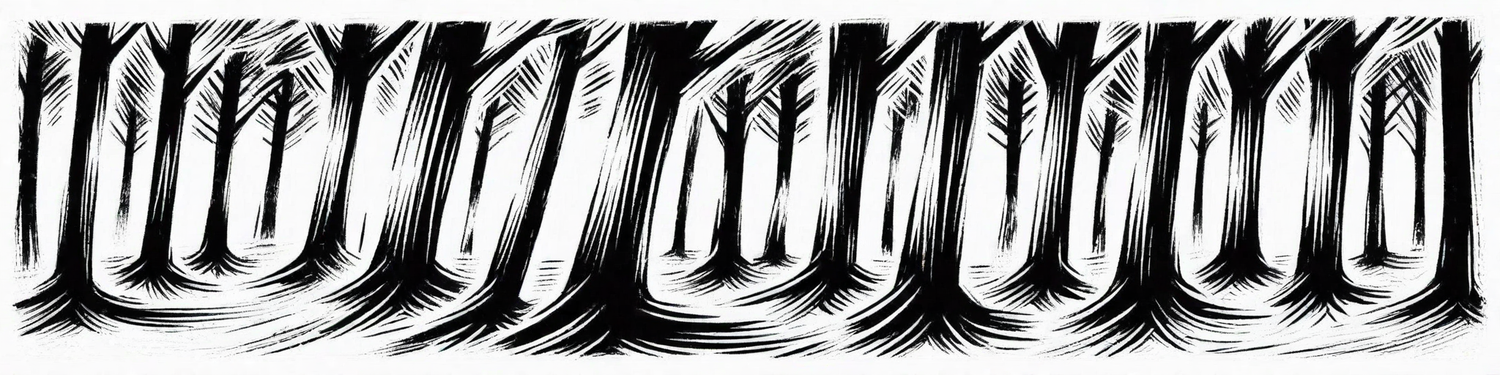
#> input picture images/chapterImages_optimized/genesis_sketch_00053_.png, 1500 x 375 px; its folder holds only this picture in this run
$ python remove_background.py
#> lines starting #> are read from the running program, lines starting #| are printed output that depends on the picture; after the words box and inside, x2 and y2 are one past the last pixel; in counts of white or black regions, pixels touching at a corner belong together
#!/usr/bin/env python3
"""
Remove light gray backgrounds from sketch images.
Works for black/white sketches on light backgrounds.
"""

import os
import glob
from PIL import Image
import numpy as np

# Configuration
INPUT_DIR = "images/chapterImages_optimized"
OUTPUT_DIR = "images/chapterImages_final"

# Threshold for background removal (adjust if needed)
# Pixels brighter than this will become transparent
BACKGROUND_THRESHOLD = 240  # 0-255, higher = more aggressive removal

def setup_directories():
    """Create output directory"""
    os.makedirs(OUTPUT_DIR, exist_ok=True)
    print(f"Output directory: {OUTPUT_DIR}")

def remove_light_background(input_path, output_path, threshold=BACKGROUND_THRESHOLD):
    """
    Remove light background from image.
    Converts light pixels to transparent.
    """
#> called with threshold = 240
    try:
        # Open image
        img = Image.open(input_path).convert('RGBA')

        # Convert to numpy array
        data = np.array(img)

        # Get RGB channels
        r, g, b, a = data[:,:,0], data[:,:,1], data[:,:,2], data[:,:,3]
#> a: shape (375, 1500); every value is 255

        # Calculate brightness (average of RGB)
        brightness = (r.astype(float) + g.astype(float) + b.astype(float)) / 3

        # Create alpha channel: transparent where brightness > threshold
        # Fade out gradually near threshold for anti-aliasing
        fade_range = 20  # pixels near threshold will be semi-transparent
        alpha = np.zeros_like(brightness)

        # Fully opaque where dark enough
        alpha[brightness < threshold - fade_range] = 255

        # Gradually fade in the transition zone
        transition = (brightness >= threshold - fade_range) & (brightness <= threshold)
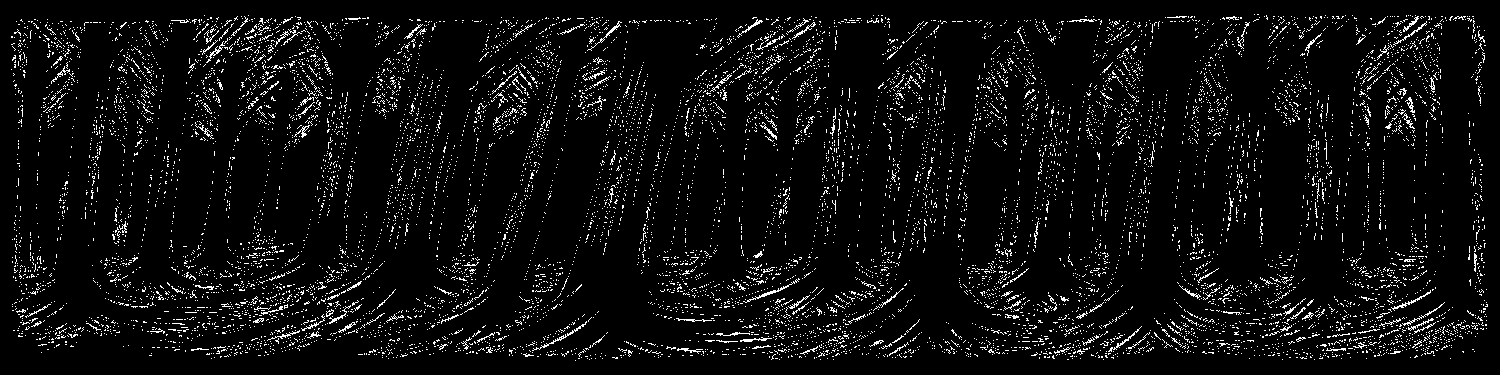
#> transition: shape (375, 1500) bool; 5.5% white in thin lines or dots
        fade_values = 255 * (threshold - brightness[transition]) / fade_range
        alpha[transition] = fade_values
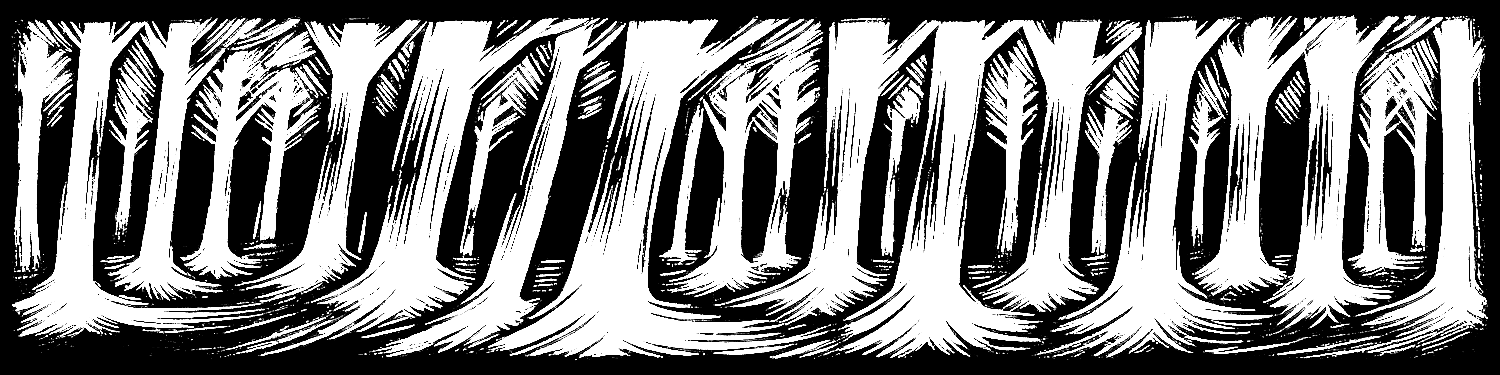
#> alpha: shape (375, 1500) float64; min 0, max 255, mean 126.3

        # Apply new alpha channel
        data[:,:,3] = alpha.astype(np.uint8)

        # Convert back to image
        result = Image.fromarray(data, 'RGBA')

        # Save
        result.save(output_path, 'PNG', optimize=True)

        return True
    except Exception as e:
        print(f"    Error: {e}")
        return False

def get_file_size_mb(filepath):
    """Get file size in MB"""
    return os.path.getsize(filepath) / (1024 * 1024)

def process_image(input_path):
    """Process a single image"""
    filename = os.path.basename(input_path)
    output_path = os.path.join(OUTPUT_DIR, filename)

    print(f"\n  {filename}")

    original_size = get_file_size_mb(input_path)
    print(f"    Original: {original_size:.2f} MB")

    if remove_light_background(input_path, output_path):
        final_size = get_file_size_mb(output_path)
        print(f"    With transparency: {final_size:.2f} MB")
        if final_size > original_size:
            print(f"    Note: Slightly larger due to alpha channel")
        return True

    return False

def main():
    """Main function"""
    print("="*70)
    print("Background Removal for The Genesis Code")
    print("="*70)
    print(f"Threshold: {BACKGROUND_THRESHOLD} (pixels brighter become transparent)")
    print()

    # Setup
    setup_directories()

    # Get images
    image_files = sorted(glob.glob(f"{INPUT_DIR}/*.png"))
    print(f"\nFound {len(image_files)} images")

    if not image_files:
        print("No images found!")
        print(f"Make sure images exist in: {INPUT_DIR}/")
        return

    # Process each image
    print("\nProcessing...")
    print("="*70)

    success_count = 0
    for image_path in image_files:
        if process_image(image_path):
            success_count += 1

    # Summary
    print("\n" + "="*70)
    print("SUMMARY")
    print("="*70)
    print(f"Successfully processed: {success_count}/{len(image_files)} images")
    print(f"\nImages saved to: {OUTPUT_DIR}/")
    print("\nNext steps:")
    print("1. Review images to check background removal")
    print("2. Adjust BACKGROUND_THRESHOLD in script if needed (current: {})".format(BACKGROUND_THRESHOLD))
    print("3. If satisfied, update LaTeX paths to use new images")

if __name__ == "__main__":
    main()

$ run again, on images/chapterImages_optimized/genesis_sketch_00064_.png
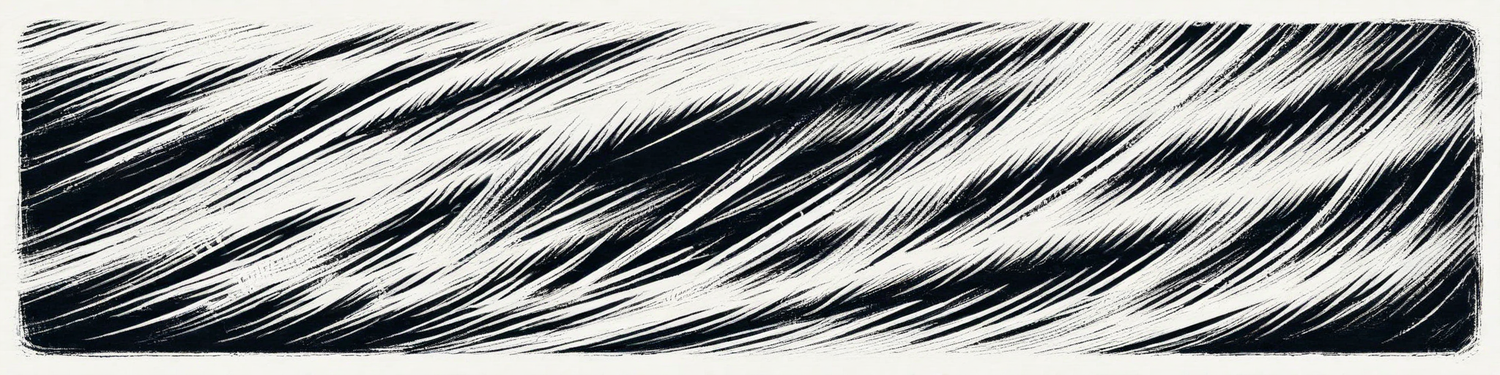
#> input picture images/chapterImages_optimized/genesis_sketch_00064_.png, 1500 x 375 px
#> a: shape (375, 1500); every value is 255
#> in remove_light_background, `transition = (brightness >= threshold - fade_range) & (brightness <= t..`:
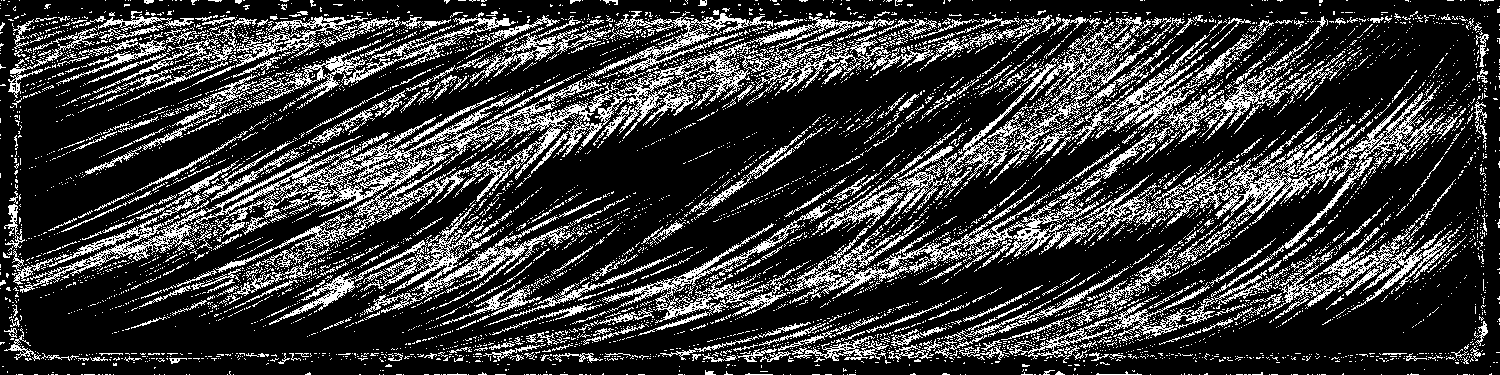
#> transition: shape (375, 1500) bool; 22.4% white in thin lines or dots
#> in remove_light_background, `alpha[transition] = fade_values`:
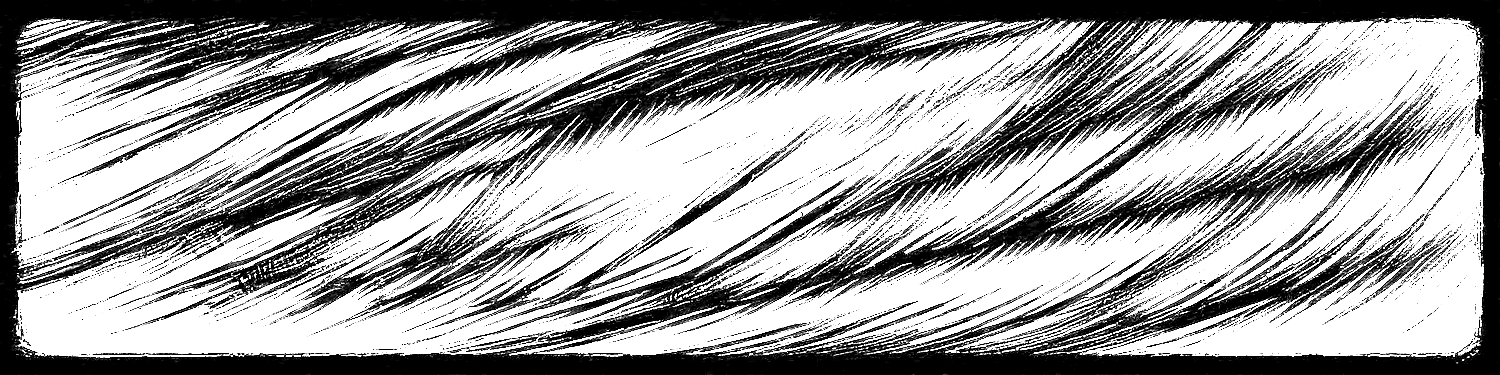
#> alpha: shape (375, 1500) float64; min 0, max 255, mean 154.7

$ run again, on images/chapterImages_optimized/genesis_sketch_00069_.png
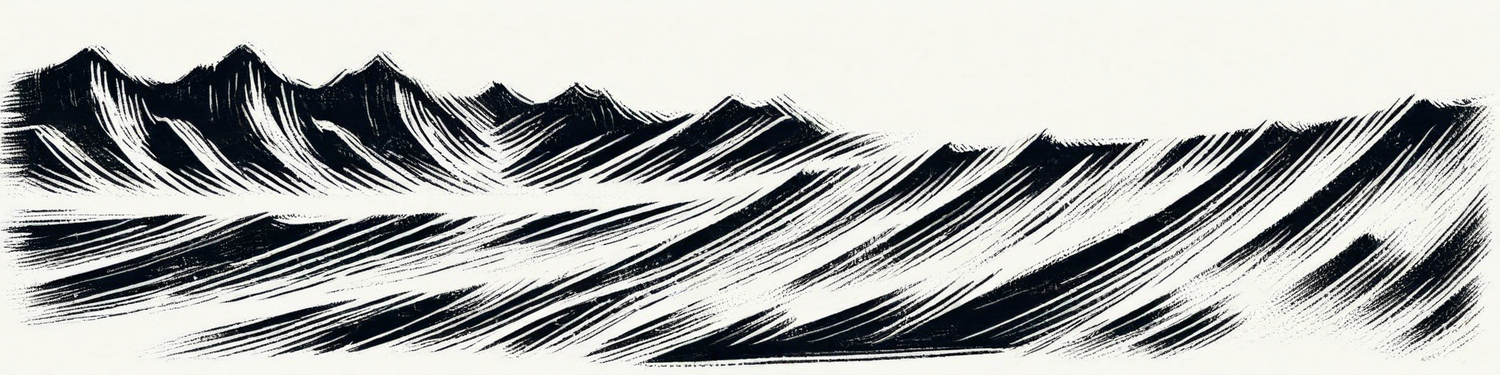
#> input picture images/chapterImages_optimized/genesis_sketch_00069_.png, 1500 x 375 px
#> a: shape (375, 1500); every value is 255
#> in remove_light_background, `transition = (brightness >= threshold - fade_range) & (brightness <= t..`:
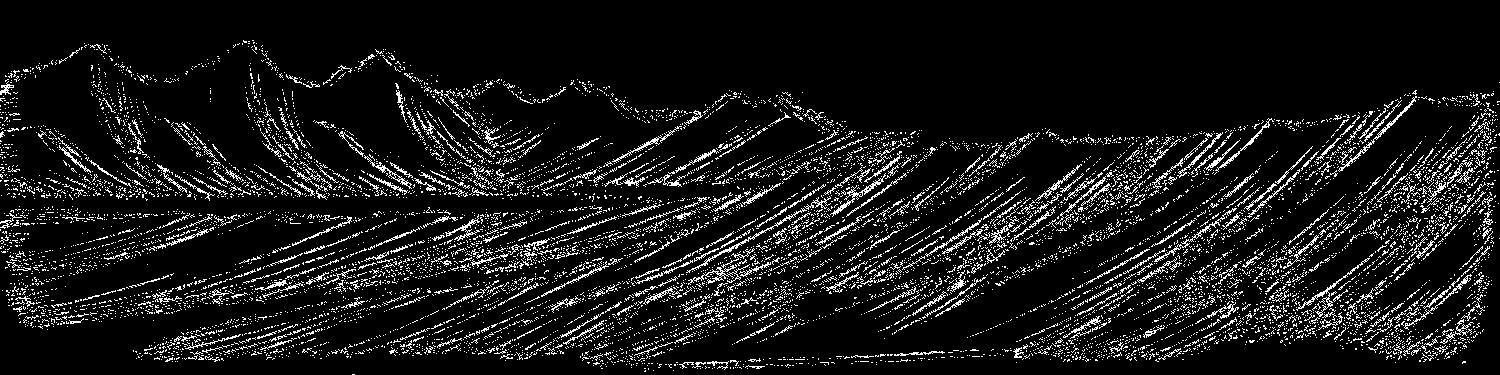
#> transition: shape (375, 1500) bool; 9.3% white in thin lines or dots, all inside (x1, y1, x2, y2) = (0, 40, 1500, 375)
#> in remove_light_background, `alpha[transition] = fade_values`:
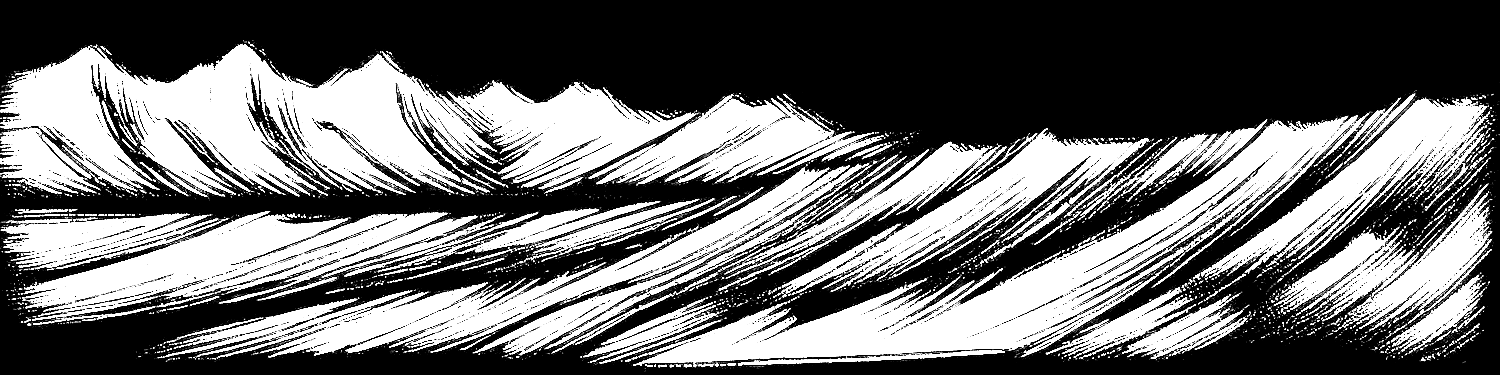
#> alpha: shape (375, 1500) float64; min 0, max 255, mean 106.8
